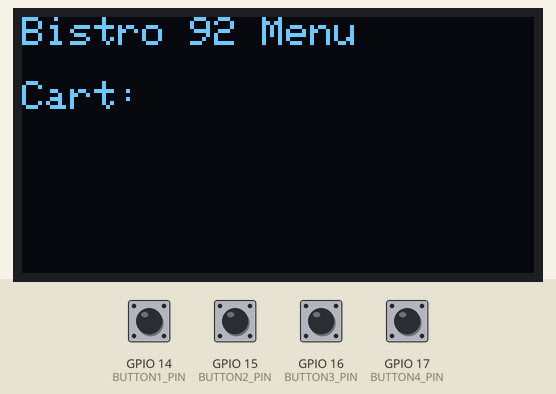
The sketch below on a simulated ESP32-S2. Parts: 128×64 one-colour display. The test bench sets the inputs (shaded band); at power-on: GPIO 14 (BUTTON1_PIN), GPIO 15 (BUTTON2_PIN), GPIO 16 (BUTTON3_PIN), GPIO 17 (BUTTON4_PIN) HIGH. WiFi joins after 1.5 s; servers stay silent unless stated; uploads are accepted with an empty reply; what the sketch prints to the serial monitor is not drawn.

Above: at 2.9 s.
3.0 s: GPIO 15 (BUTTON2_PIN) pulled LOW for 0.15 s
At 3.7 s:
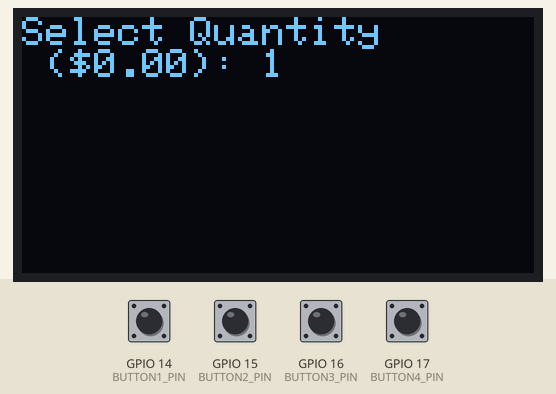
4.6 s: GPIO 16 (BUTTON3_PIN) pulled LOW for 1 s
At 6.8 s:
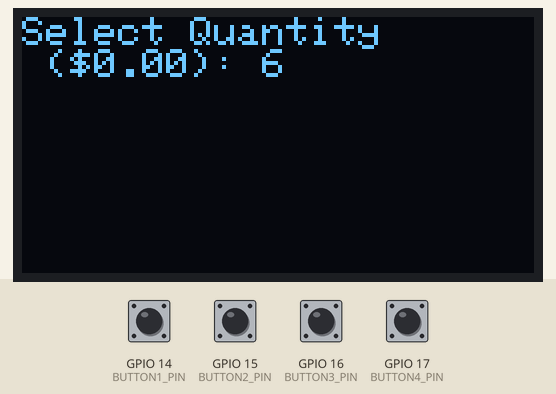
7.1 s: GPIO 15 (BUTTON2_PIN) pulled LOW for 1 s
At 9.2 s:
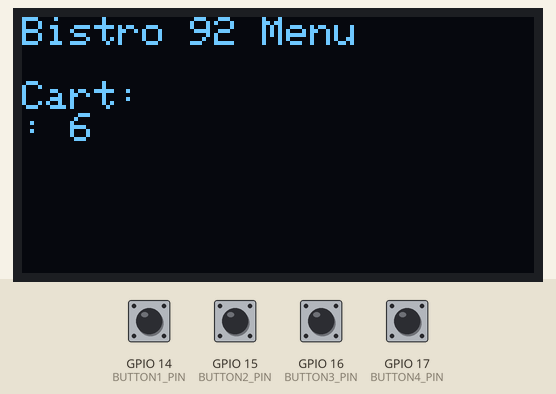
9.6 s: GPIO 14 (BUTTON1_PIN) driven LOW and GPIO 15 (BUTTON2_PIN) driven LOW
12.6 s: GPIO 15 (BUTTON2_PIN) driven HIGH
At 13.4 s:
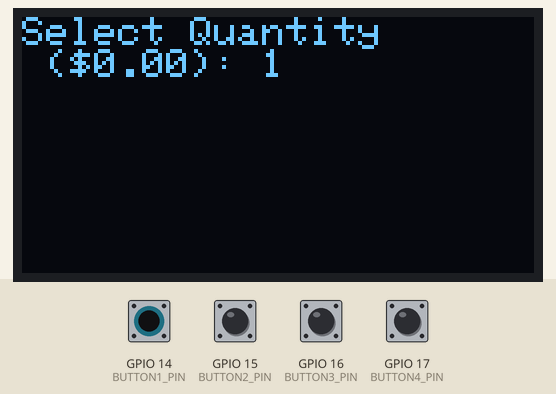
Timing chart, 0 to 15.1 s (numbered marks = the images above; inputs shaded):
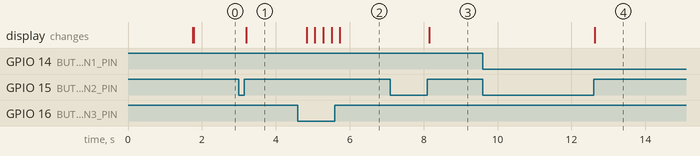

The sketch:

sketch.ino
```cpp
#include <Wire.h>
#include <Adafruit_GFX.h>
#include <Adafruit_SSD1306.h>
#include <WiFi.h>
#include <HTTPClient.h>
#include <ArduinoJson.h>

const char* ssid = "Wokwi-GUEST";
const char* password = "";

// OLED configuration
#define SCREEN_WIDTH 128
#define SCREEN_HEIGHT 64
#define OLED_RESET -1
Adafruit_SSD1306 display(SCREEN_WIDTH, SCREEN_HEIGHT, &Wire, OLED_RESET);

// I2C pins
#define SDA_PIN 21
#define SCL_PIN 20

// Button pins
#define BUTTON1_PIN 14 // Opens menu / cancels order
#define BUTTON2_PIN 15 // Selects item / adds to cart / submits order (long press)
#define BUTTON3_PIN 16 // Scrolls up / increments quantity
#define BUTTON4_PIN 17 // Scrolls down / decrements quantity

// Menu items
String menuItems[10]; // Can hold up to 10 menu items
int menuItemIds[10];  // To store item IDs from the API
float menuItemPrices[10]; // To store item prices from the API
int numMenuItems = 0; // Actual number of items fetched
int currentMenuIndex = 0;
int quantity = 1;
bool inQuantityMode = false;
bool orderSubmitted = false;

// Cart structure
struct CartItem {
  int item_id;
  int quantity;
};
CartItem cartItems[10]; // Array to store cart items
int cartSize = 0;       // Number of items in the cart
String cart = "";       // For display purposes

// Button state variables
bool lastButton1State = HIGH;
bool lastButton2State = HIGH;
unsigned long button2PressTime = 0;
const unsigned long longPressDuration = 2000; // 2 seconds for long press

void fetchMenuItems() {
  HTTPClient http;
  http.begin("https://techathon-backend-nine.vercel.app/menu_items");
  int httpResponseCode = http.GET();

  if (httpResponseCode > 0) {
    String payload = http.getString();
    Serial.println("Response payload:");
    Serial.println(payload);

    const size_t capacity = 2048; // Increase if payload grows
    DynamicJsonDocument doc(capacity);

    DeserializationError error = deserializeJson(doc, payload);
    if (!error) {
      JsonArray array = doc.as<JsonArray>();
      numMenuItems = 0;
      for (JsonVariant item : array) {
        if (numMenuItems < 10) {
          menuItems[numMenuItems] = item["name"].as<String>();
          menuItemIds[numMenuItems] = item["item_id"].as<int>();
          menuItemPrices[numMenuItems] = item["price"].as<float>(); // Store price
          numMenuItems++;
        }
      }
    } else {
      Serial.println("Failed to parse JSON!");
    }
  } else {
    Serial.print("HTTP GET failed. Error code: ");
    Serial.println(httpResponseCode);
  }
  http.end();
}

void submitOrder() {
  if (cartSize == 0) {
    Serial.println("Cart is empty, cannot submit order.");
    return;
  }

  HTTPClient http;
  http.begin("https://techathon-backend-nine.vercel.app/orders");
  http.addHeader("Content-Type", "application/json");

  // Create JSON payload
  const size_t capacity = JSON_OBJECT_SIZE(2) + JSON_ARRAY_SIZE(cartSize) + cartSize * JSON_OBJECT_SIZE(2);
  DynamicJsonDocument doc(capacity);

  doc["table_id"] = 3; // Hardcoded as in the image
  JsonArray items = doc.createNestedArray("items");
  for (int i = 0; i < cartSize; i++) {
    JsonObject item = items.createNestedObject();
    item["item_id"] = cartItems[i].item_id;
    item["quantity"] = cartItems[i].quantity;
  }

  String payload;
  serializeJson(doc, payload);
  Serial.println("Submitting order with payload:");
  Serial.println(payload);

  int httpResponseCode = http.POST(payload);
  if (httpResponseCode > 0) {
    String response = http.getString();
    Serial.println("Order submission response:");
    Serial.println(response);

    DynamicJsonDocument responseDoc(512);
    DeserializationError error = deserializeJson(responseDoc, response);
    if (!error) {
      String message = responseDoc["message"].as<String>();
      int orderId = responseDoc["order_id"].as<int>();
      if (message == "Order placed successfully") {
        orderSubmitted = true;
        Serial.print("Order placed successfully. Order ID: ");
        Serial.println(orderId);
      }
    } else {
      Serial.println("Failed to parse response JSON!");
    }
  } else {
    Serial.print("HTTP POST failed. Error code: ");
    Serial.println(httpResponseCode);
  }
  http.end();
}

void setup() {
  Serial.begin(115200);
  Serial.println("Starting setup...");

  WiFi.begin(ssid, password);
  while (WiFi.status() != WL_CONNECTED) {
    Serial.print(".");
    delay(500);
  }
  Serial.println("");
  Serial.println("WiFi connected");

  fetchMenuItems();

  Wire.begin(SDA_PIN, SCL_PIN);

  if (!display.begin(SSD1306_SWITCHCAPVCC, 0x3C)) {
    Serial.println(F("SSD1306 allocation failed - check I2C connections or address"));
    for (;;);
  }
  Serial.println("OLED initialized");

  display.clearDisplay();
  display.setTextSize(1);
  display.setTextColor(SSD1306_WHITE);
  display.setCursor(0, 0);
  display.println("Bistro 92 Menu");
  display.display();
  Serial.println("Initial display updated");

  pinMode(BUTTON1_PIN, INPUT_PULLUP);
  pinMode(BUTTON2_PIN, INPUT_PULLUP);
  pinMode(BUTTON3_PIN, INPUT_PULLUP);
  pinMode(BUTTON4_PIN, INPUT_PULLUP);
}

void displayMenu() {
  display.clearDisplay();
  display.setCursor(0, 0);
  if (orderSubmitted) {
    display.println("Order Submitted!");
    display.println("Press Btn1 to Reset");
  } else if (!inQuantityMode) {
    display.println("Bistro 92 Menu");
    for (int i = 0; i < numMenuItems; i++) {
      if (i == currentMenuIndex) {
        display.print("> ");
      } else {
        display.print("  ");
      }
      // Display item name and price
      display.print(menuItems[i]);
      display.print(" ($");
      display.print(menuItemPrices[i]);
      display.println(")");
    }
    display.println("\nCart:");
    display.println(cart);
  } else {
    display.println("Select Quantity");
    display.print(menuItems[currentMenuIndex]);
    display.print(" ($");
    display.print(menuItemPrices[currentMenuIndex]);
    display.print("): ");
    display.println(quantity);
  }
  display.display();
}

void loop() {
  bool button1State = digitalRead(BUTTON1_PIN);
  bool button2State = digitalRead(BUTTON2_PIN);
  bool button3State = digitalRead(BUTTON3_PIN);
  bool button4State = digitalRead(BUTTON4_PIN);

  if (button1State == LOW && lastButton1State == HIGH) {
    if (orderSubmitted) {
      orderSubmitted = false;
      cartSize = 0;
      cart = "";
    } else if (inQuantityMode) {
      inQuantityMode = false;
      quantity = 1;
    }
  }

  if (button2State == LOW && lastButton2State == HIGH) {
    button2PressTime = millis();
  }
  if (button2State == LOW && lastButton2State == LOW) {
    if (millis() - button2PressTime >= longPressDuration && !orderSubmitted) {
      submitOrder();
      button2PressTime = millis();
    }
  }
  if (button2State == HIGH && lastButton2State == LOW) {
    if (!inQuantityMode && !orderSubmitted) {
      inQuantityMode = true;
    } else if (inQuantityMode && !orderSubmitted) {
      cartItems[cartSize].item_id = menuItemIds[currentMenuIndex];
      cartItems[cartSize].quantity = quantity;
      cartSize++;

      cart += menuItems[currentMenuIndex] + ": " + String(quantity) + "\n";
      inQuantityMode = false;
      quantity = 1;
    }
  }

  if (button3State == LOW) {
    if (!inQuantityMode && !orderSubmitted) {
      currentMenuIndex = (currentMenuIndex > 0) ? currentMenuIndex - 1 : numMenuItems - 1;
    } else if (inQuantityMode) {
      quantity++;
      if (quantity > 10) quantity = 10;
    }
    delay(200);
  }

  if (button4State == LOW) {
    if (!inQuantityMode && !orderSubmitted) {
      currentMenuIndex = (currentMenuIndex < numMenuItems - 1) ? currentMenuIndex + 1 : 0;
    } else if (inQuantityMode) {
      quantity--;
      if (quantity < 1) quantity = 1;
    }
    delay(200);
  }

  lastButton1State = button1State;
  lastButton2State = button2State;

  displayMenu();
}
```

Measured:
- after the input at 3.0 s, the display: changes after 0.20 s (image 1)
- after the input at 4.6 s, the display: first changes after 0.23 s (image 2 shows a later state)
- after the input at 7.1 s, the display: changes after 1.0 s (image 3)
- after the input at 9.6 s, every drawn part: stays the same
- after the input at 12.6 s, the display: changes at once (image 4)
